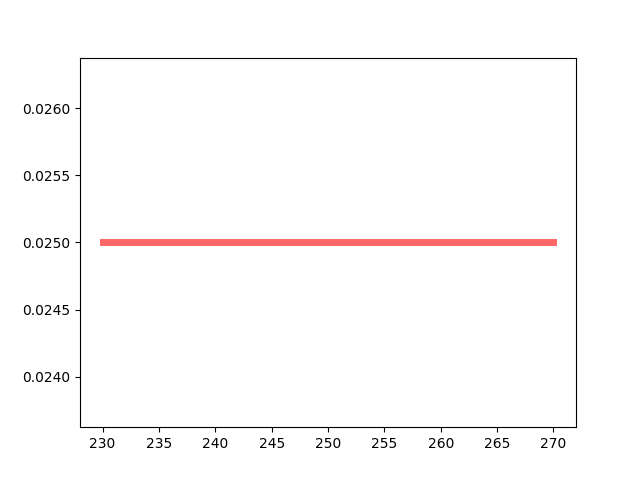

Recreate this plot in Python.
import numpy as np
import math
import matplotlib.pyplot as plt
import scipy.stats as ss

''' Uniform Distribution '''
u = np.random.uniform(0,1,1);
b = 270;
a = 230;
r0 = a+(b-a)*u;
x0 = np.linspace(a,b,100);
y0 = 1/(b-a)*np.ones((100,1));
plt.plot(x0, y0, 'r-', lw=5, alpha=0.6, label='uniform pdf');
plt.show()
